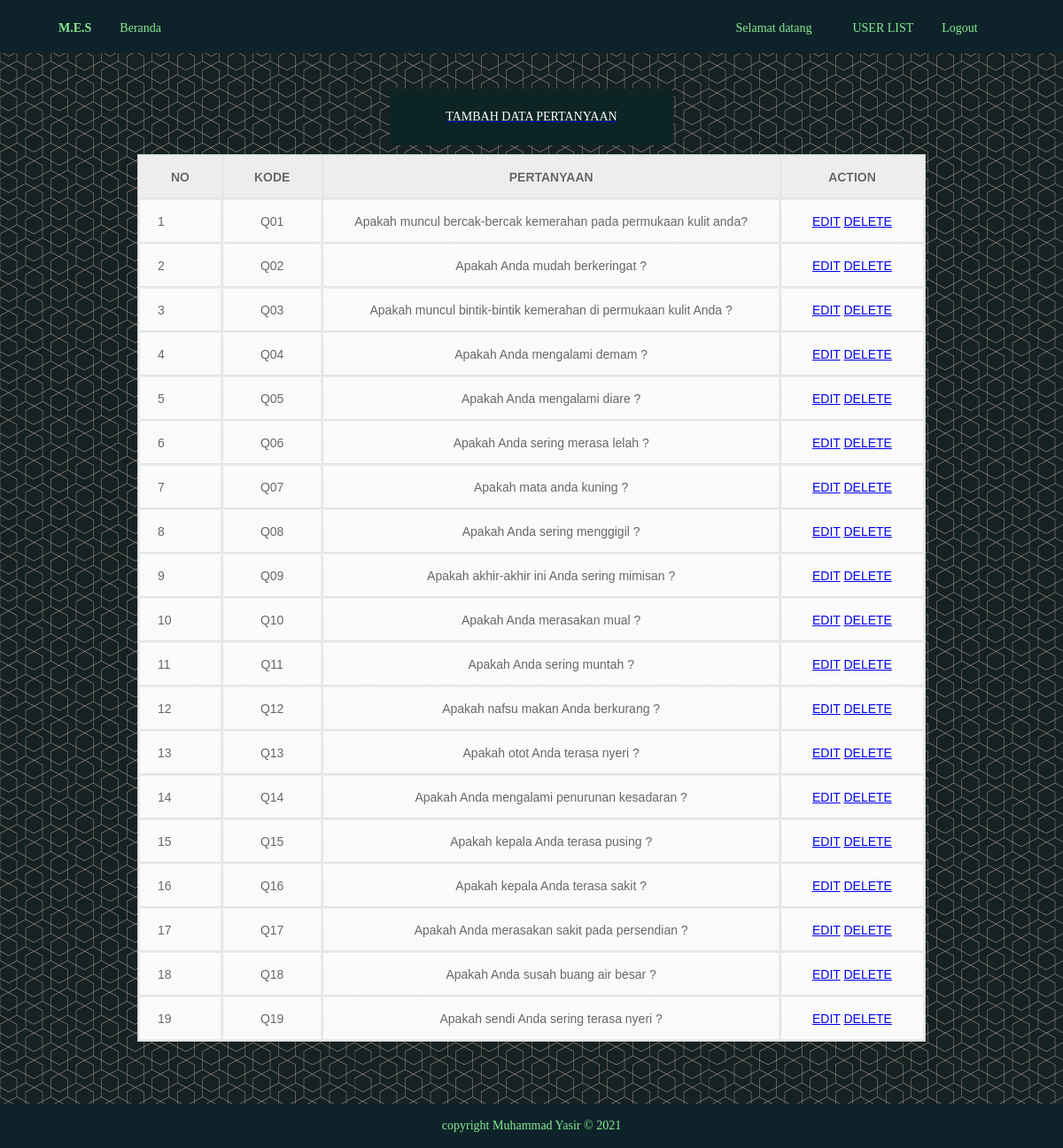
Page /admin/index.php?p=question (signed in) on the committed database.
### tables this page shows
CREATE TABLE `questions` (
  `id_quest` int(11) NOT NULL,
  `kode_quest` varchar(3) NOT NULL,
  `question` varchar(500) NOT NULL
);

### admin/question.php (the view)
<?php include "connection.php"; ?>
    <a href="?p=questionadd">
        <div class="btn btn-add">
            <p>TAMBAH DATA PERTANYAAN</p>
        </div>
    </a>
<table>
    <tr>
        <th>NO</th>
        <th>KODE</th>
        <th>PERTANYAAN</th>
        <th>ACTION</th>
    </tr>
    <?php
        $sql_question = mysqli_query($conn, "SELECT * FROM questions");
        $no=1;
    ?>
    <?php while ($rq = mysqli_fetch_array($sql_question)) : ?>
        <tr>
            <td><?php echo "$no"; ?></td>
            <td><?php echo "$rq[kode_quest]"; ?></td>
            <td><?php echo "$rq[question]"; ?></td>
            <td>
                <a href="?p=questionedit&idq=<?php echo "$rq[id_quest]"; ?>">EDIT</a>
                <a href="?p=questiondelete&idq=<?php echo "$rq[id_quest]"; ?>" onclick="return confirm('ARE YOU SURE YOU WANT TO DELETE THIS DATA?');">DELETE</a>
            </td>
        </tr>
    <?php $no++; ?>
    <?php endwhile; ?>
</table>

### admin/style.css (style rules this page uses)
body { background-image: url(../img/Background.png); font-family: Cambria; padding: 0px; margin: 0px; color: #ffffff; font-size: 14px; }
table { font-family: Arial, Helvetica, sans-serif; color: #666; text-shadow: 1px 1px 0px #fff; background: #eaebec; border: #ccc 1px solid; margin: 10px auto; }
table th { padding: 15px 35px; border-left:1px solid #e0e0e0; border-bottom: 1px solid #e0e0e0; background: #ededed; }
table th:first-child { border-left:none; }
table tr { text-align: center; padding-left: 20px; }
table td:first-child { text-align: left; padding-left: 20px; border-left: 0; }
table td { padding: 15px 35px; border-top: 1px solid #ffffff; border-bottom: 1px solid #e0e0e0; border-left: 1px solid #e0e0e0; background: #fafafa; background: -webkit-gradient(linear, left top, left bottom, from(#fbfbfb), to(#fafafa)); background: -moz-linear-gradient(top, #fbfbfb, #fafafa); }
table tr:last-child td { border-bottom: 0; }
table tr:last-child td:first-child { -moz-border-radius-bottomleft: 3px; -webkit-border-bottom-left-radius: 3px; border-bottom-left-radius: 3px; }
table tr:last-child td:last-child { -moz-border-radius-bottomright: 3px; -webkit-border-bottom-right-radius: 3px; border-bottom-right-radius: 3px; }
.btn { padding: 9px 9px; text-align: center; border: 1px solid transparent; border-radius: 5px; font-family: Cambria; font-size: 14px; margin: 10px auto; width: 25%; }
.btn-add { color: #FFF; background-color: #0c2424; cursor: pointer; }

### rows in the picture
questions: kode_quest "Q01", question "Apakah muncul bercak-bercak kemerahan pada permukaan kulit anda?"
questions: kode_quest "Q02", question "Apakah Anda mudah berkeringat ?"
questions: kode_quest "Q03", question "Apakah muncul bintik-bintik kemerahan di permukaan kulit Anda ?"
questions: kode_quest "Q04", question "Apakah Anda mengalami demam ?"
questions: kode_quest "Q05", question "Apakah Anda mengalami diare ?"
questions: kode_quest "Q06", question "Apakah Anda sering merasa lelah ?"
questions: kode_quest "Q07", question "Apakah mata anda kuning ?"
questions: kode_quest "Q08", question "Apakah Anda sering menggigil ?"
questions: kode_quest "Q09", question "Apakah akhir-akhir ini Anda sering mimisan ?"
questions: kode_quest "Q10", question "Apakah Anda merasakan mual ?"
questions: kode_quest "Q11", question "Apakah Anda sering muntah ?"
questions: kode_quest "Q12", question "Apakah nafsu makan Anda berkurang ?"
questions: kode_quest "Q13", question "Apakah otot Anda terasa nyeri ?"
questions: kode_quest "Q14", question "Apakah Anda mengalami penurunan kesadaran ?"
questions: kode_quest "Q15", question "Apakah kepala Anda terasa pusing ?"
questions: kode_quest "Q16", question "Apakah kepala Anda terasa sakit ?"
questions: kode_quest "Q17", question "Apakah Anda merasakan sakit pada persendian ?"
questions: kode_quest "Q18", question "Apakah Anda susah buang air besar ?"
questions: kode_quest "Q19", question "Apakah sendi Anda sering terasa nyeri ?"
